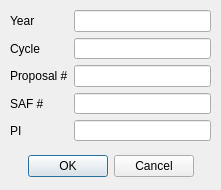
<?xml version="1.0" encoding="UTF-8"?>
<ui version="4.0">
 <class>Dialog</class>
 <widget class="QDialog" name="Dialog">
  <property name="geometry">
   <rect>
    <x>0</x>
    <y>0</y>
    <width>221</width>
    <height>190</height>
   </rect>
  </property>
  <property name="windowTitle">
   <string>Dialog</string>
  </property>
  <widget class="QDialogButtonBox" name="buttonBox">
   <property name="geometry">
    <rect>
     <x>10</x>
     <y>150</y>
     <width>201</width>
     <height>32</height>
    </rect>
   </property>
   <property name="orientation">
    <enum>Qt::Horizontal</enum>
   </property>
   <property name="standardButtons">
    <set>QDialogButtonBox::Cancel|QDialogButtonBox::Ok</set>
   </property>
   <property name="centerButtons">
    <bool>true</bool>
   </property>
  </widget>
  <widget class="QWidget" name="gridLayoutWidget">
   <property name="geometry">
    <rect>
     <x>10</x>
     <y>10</y>
     <width>201</width>
     <height>131</height>
    </rect>
   </property>
   <layout class="QGridLayout" name="gridLayout">
    <item row="0" column="0">
     <widget class="QLabel" name="label_4">
      <property name="text">
       <string>Year</string>
      </property>
     </widget>
    </item>
    <item row="3" column="0">
     <widget class="QLabel" name="label_2">
      <property name="text">
       <string>SAF #</string>
      </property>
     </widget>
    </item>
    <item row="2" column="0">
     <widget class="QLabel" name="label">
      <property name="text">
       <string>Proposal #</string>
      </property>
     </widget>
    </item>
    <item row="4" column="0">
     <widget class="QLabel" name="label_3">
      <property name="text">
       <string>PI</string>
      </property>
     </widget>
    </item>
    <item row="1" column="0">
     <widget class="QLabel" name="label_5">
      <property name="text">
       <string>Cycle</string>
      </property>
     </widget>
    </item>
    <item row="0" column="1">
     <widget class="QLineEdit" name="lineEdit"/>
    </item>
    <item row="1" column="1">
     <widget class="QLineEdit" name="lineEdit_2"/>
    </item>
    <item row="2" column="1">
     <widget class="QLineEdit" name="lineEdit_3"/>
    </item>
    <item row="3" column="1">
     <widget class="QLineEdit" name="lineEdit_4"/>
    </item>
    <item row="4" column="1">
     <widget class="QLineEdit" name="lineEdit_5"/>
    </item>
   </layout>
  </widget>
 </widget>
 <resources/>
 <connections>
  <connection>
   <sender>buttonBox</sender>
   <signal>accepted()</signal>
   <receiver>Dialog</receiver>
   <slot>accept()</slot>
   <hints>
    <hint type="sourcelabel">
     <x>248</x>
     <y>254</y>
    </hint>
    <hint type="destinationlabel">
     <x>157</x>
     <y>274</y>
    </hint>
   </hints>
  </connection>
  <connection>
   <sender>buttonBox</sender>
   <signal>rejected()</signal>
   <receiver>Dialog</receiver>
   <slot>reject()</slot>
   <hints>
    <hint type="sourcelabel">
     <x>316</x>
     <y>260</y>
    </hint>
    <hint type="destinationlabel">
     <x>286</x>
     <y>274</y>
    </hint>
   </hints>
  </connection>
 </connections>
</ui>
